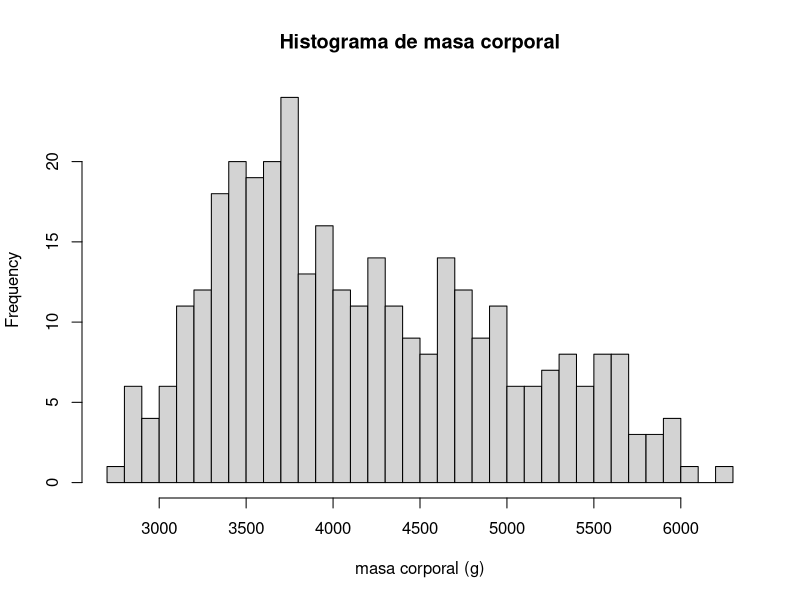
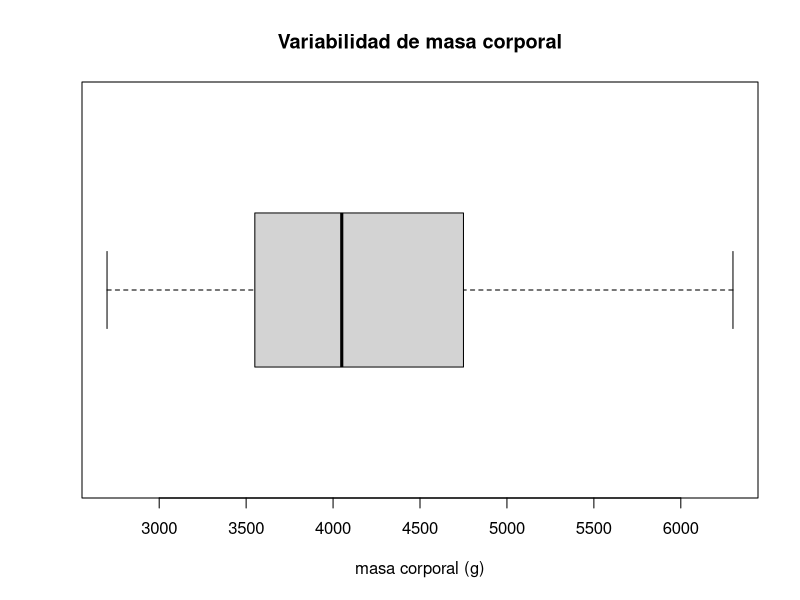
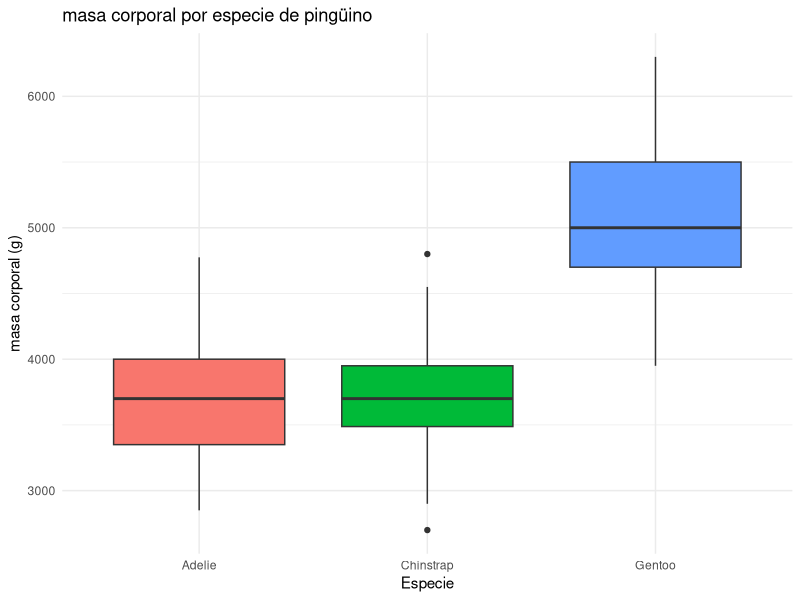
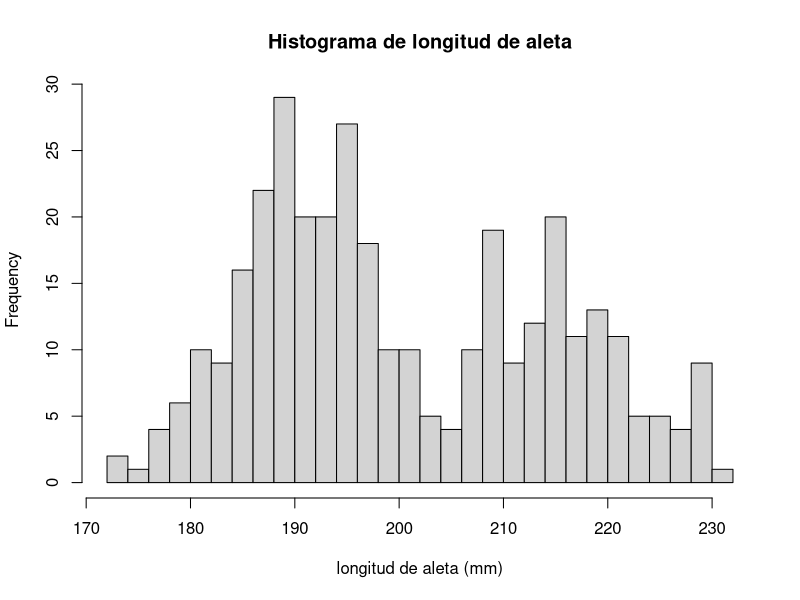
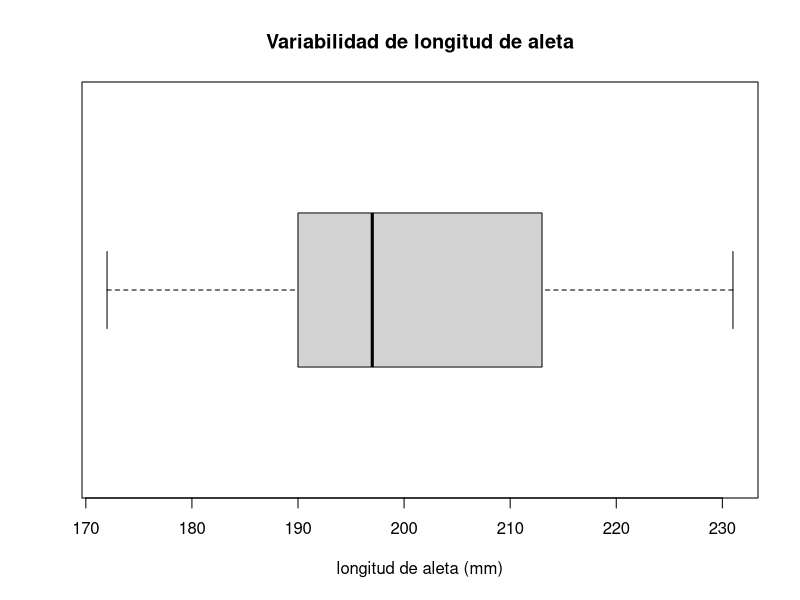
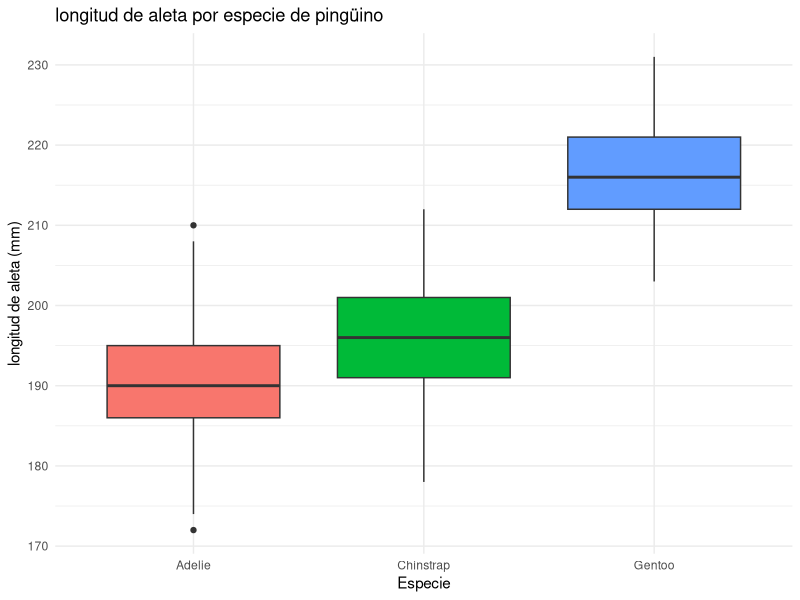
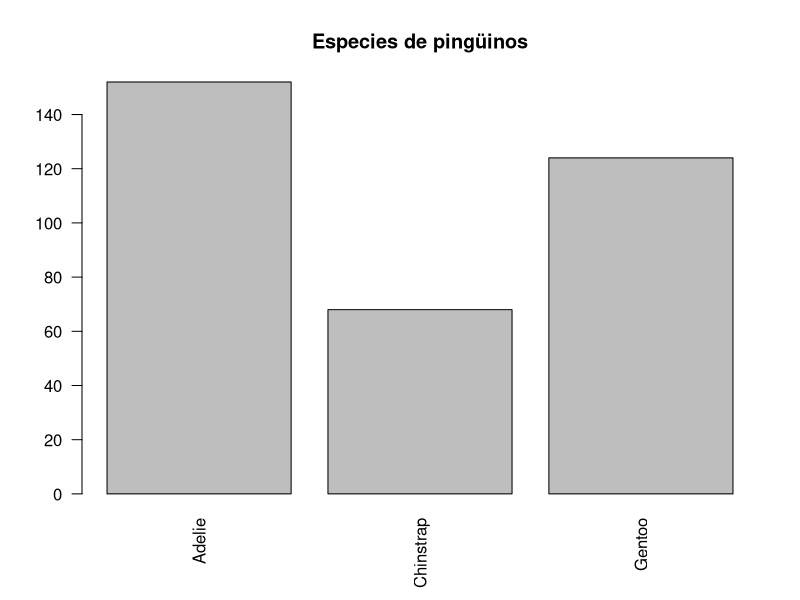
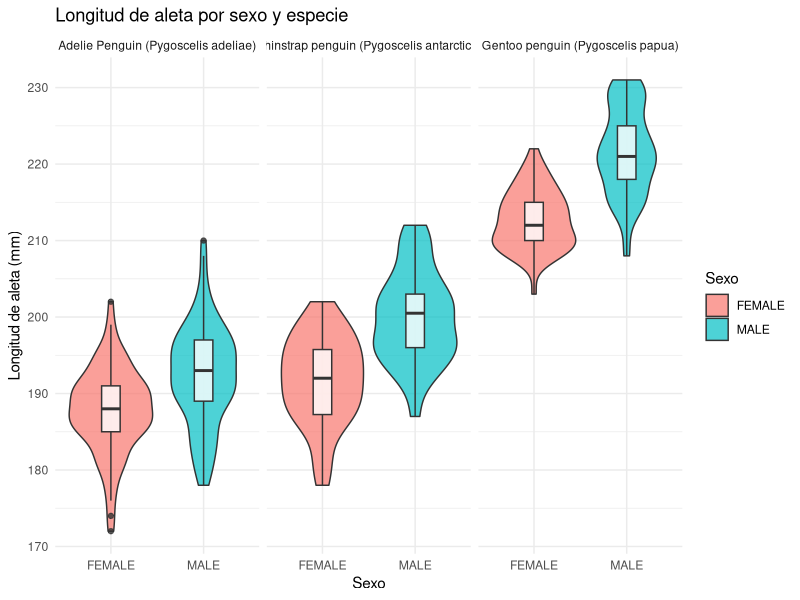

These charts were generated, in order, by the following R code:
# ============================================================
# PROYECTO DE ESTADÍSTICA - PENGUINS LTER
# Script refactorizado - final v1
# ============================================================

# ============================================================
# 0. PAQUETES
# ============================================================

#si no están isntaladas ejecuta esto
librerias <- c("readr", "readxl", "ggplot2", "tidyr", "dplyr", "lmtest", "gridExtra")
for (lib in librerias) {
  if (!require(lib, character.only = TRUE)) {
    install.packages(lib)
    library(lib, character.only = TRUE)
  }
}

# ============================================================
# 1. CARGA Y DEPURACIÓN BÁSICA
# ============================================================

raw_data <- read_excel("6_penguins_lter.xlsx", col_names = FALSE)

penguins <- read.csv(
  text = paste(raw_data[[1]], collapse = "\n"),
  stringsAsFactors = FALSE
) %>%
  mutate(
    Sex = trimws(Sex),
    Sex = na_if(Sex, ""),
    Sex = na_if(Sex, ".")
  )

# Frecuencia de la variable Sex después de la depuración
penguins %>%
  count(Sex, name = "n") %>%
  print()


# ============================================================
# 2. EXPLORACIÓN GENERAL Y CALIDAD DE DATOS
# ============================================================

cat("\n===== ESTRUCTURA DEL DATASET =====\n")
glimpse(penguins)

cat("\n===== DIMENSIONES =====\n")
print(dim(penguins))

cat("\n===== NOMBRES DE VARIABLES =====\n")
print(names(penguins))

cat("\n===== PRIMEROS 10 REGISTROS =====\n")
print(head(penguins, 10))

cat("\n===== VALORES FALTANTES POR VARIABLE =====\n")
print(colSums(is.na(penguins)))

cat("\n===== FILAS DUPLICADAS =====\n")
cat("Número de filas duplicadas:", sum(duplicated(penguins)), "\n")

cat("\n===== RESUMEN ESTADÍSTICO =====\n")
print(summary(penguins))

cat("\nRegistros faltantes en Body Mass (g):",
    sum(is.na(penguins$Body.Mass..g.)), "\n")

cat("Registros faltantes en Flipper Length (mm):",
    sum(is.na(penguins$Flipper.Length..mm.)), "\n")


# ============================================================
# 3. FUNCIONES AUXILIARES
# ============================================================

# ------------------------------------------------------------
# 3.1. Gráficos descriptivos para una variable cuantitativa
# ------------------------------------------------------------

graficar_cuantitativa <- function(datos, variable, etiqueta, unidad) {
  valores <- datos[[variable]]
  
  hist(
    valores,
    breaks = 30,
    main = paste("Histograma de", etiqueta),
    xlab = paste0(etiqueta, " (", unidad, ")")
  )
  
  boxplot(
    valores,
    horizontal = TRUE,
    main = paste("Variabilidad de", etiqueta),
    xlab = paste0(etiqueta, " (", unidad, ")")
  )
  
  grafico_especie <- ggplot(
    datos,
    aes(x = Species, y = .data[[variable]], fill = Species)
  ) +
    geom_boxplot() +
    scale_x_discrete(labels = c("Adelie", "Chinstrap", "Gentoo")) +
    theme_minimal() +
    theme(legend.position = "none") +
    labs(
      title = paste(etiqueta, "por especie de pingüino"),
      x = "Especie",
      y = paste0(etiqueta, " (", unidad, ")")
    )
  
  print(grafico_especie)
}


# ------------------------------------------------------------
# 3.2. Pruebas de supuestos para un modelo lineal
# ------------------------------------------------------------

pruebas_supuestos <- function(modelo, nombre_modelo) {
  residuos <- residuals(modelo)
  
  cat("\n============================================================\n")
  cat("PRUEBAS DE SUPUESTOS:", nombre_modelo, "\n")
  cat("============================================================\n")
  
  # Normalidad
  prueba_shapiro <- shapiro.test(residuos)
  cat("\n1. SHAPIRO-WILK - Normalidad\n")
  print(prueba_shapiro)
  cat(
    "Conclusión:",
    if (prueba_shapiro$p.value >= 0.05) {
      "No se detecta una desviación significativa de la normalidad.\n"
    } else {
      "Se detecta evidencia de desviación de la normalidad.\n"
    }
  )
  
  # Homocedasticidad
  prueba_bp <- bptest(modelo)
  cat("\n2. BREUSCH-PAGAN - Homocedasticidad\n")
  print(prueba_bp)
  cat(
    "Conclusión:",
    if (prueba_bp$p.value >= 0.05) {
      "No se detecta evidencia de heterocedasticidad.\n"
    } else {
      "Se detecta evidencia de heterocedasticidad.\n"
    }
  )
  
  # Independencia
  prueba_dw <- dwtest(modelo)
  cat("\n3. DURBIN-WATSON - Independencia\n")
  print(prueba_dw)
  cat(
    "Conclusión:",
    if (prueba_dw$p.value >= 0.05) {
      "No se detecta evidencia significativa de autocorrelación.\n"
    } else {
      "Se detecta posible autocorrelación.\n"
    }
  )
  
  invisible(
    list(
      shapiro = prueba_shapiro,
      breusch_pagan = prueba_bp,
      durbin_watson = prueba_dw
    )
  )
}


# ------------------------------------------------------------
# 3.3. Gráficos comunes de diagnóstico residual
# ------------------------------------------------------------

graficar_residuos <- function(modelo, nombre_modelo, studentizados = FALSE) {
  residuos <- if (studentizados) rstudent(modelo) else residuals(modelo)
  ajustados <- fitted(modelo)
  tipo_residuo <- if (studentizados) "studentizados" else "ordinarios"
  
  datos_diagnostico <- data.frame(
    ajustados = ajustados,
    residuos = residuos
  )
  
  grafico_residuos <- ggplot(
    datos_diagnostico,
    aes(x = ajustados, y = residuos)
  ) +
    geom_point(alpha = 0.6) +
    geom_hline(yintercept = 0, linetype = "dashed") +
    geom_smooth(se = FALSE, method = "loess") +
    theme_minimal() +
    labs(
      title = paste("Residuos", tipo_residuo, "vs ajustados -", nombre_modelo),
      x = "Valores ajustados",
      y = "Residuos"
    )
  
  grafico_qq <- ggplot(
    datos_diagnostico,
    aes(sample = residuos)
  ) +
    stat_qq(alpha = 0.6) +
    stat_qq_line() +
    theme_minimal() +
    labs(
      title = paste("Q-Q Plot -", nombre_modelo),
      x = "Cuantiles teóricos",
      y = "Cuantiles muestrales"
    )
  
  grid.arrange(grafico_residuos, grafico_qq, ncol = 2)
}


# ============================================================
# 4. ANÁLISIS DESCRIPTIVO
# ============================================================

# Variable respuesta: Body Mass (g)
graficar_cuantitativa(
  datos = penguins,
  variable = "Body.Mass..g.",
  etiqueta = "masa corporal",
  unidad = "g"
)

# Variable explicativa: Flipper Length (mm)
graficar_cuantitativa(
  datos = penguins,
  variable = "Flipper.Length..mm.",
  etiqueta = "longitud de aleta",
  unidad = "mm"
)

# Variable categórica: Species
barplot(
  table(penguins$Species),
  main = "Especies de pingüinos",
  names.arg = c("Adelie", "Chinstrap", "Gentoo"),
  las = 2
)

# Distribución de longitud de aleta por sexo y especie.
# Este subconjunto solo se usa para este gráfico, porque aquí sí interviene Sex.
penguins %>%
  filter(!is.na(Sex), !is.na(Flipper.Length..mm.)) %>%
  ggplot(aes(x = Sex, y = Flipper.Length..mm., fill = Sex)) +
  geom_violin(alpha = 0.7) +
  geom_boxplot(width = 0.2, fill = "white", alpha = 0.8) +
  facet_wrap(~ Species) +
  theme_minimal() +
  labs(
    title = "Longitud de aleta por sexo y especie",
    x = "Sexo",
    y = "Longitud de aleta (mm)",
    fill = "Sexo"
  )

# ---------------------------------------------------------------------
# coeficiente de correlación de pearson para flipper length y body mass
# ---------------------------------------------------------------------
pearson_coefficient <- cor.test(penguins$Flipper.Length..mm., penguins$Body.Mass..g., method = "pearson")
print(pearson_coefficient)

#coeficiente bastante alto, útil para las pruebas posteriores 

# ============================================================
# 5. DATOS UTILIZADOS EN LOS MODELOS
# ============================================================

# Se crea una versión analítica sin modificar el dataset original.
# Solo se excluyen observaciones con NA en variables usadas por los modelos.
datos_modelo <- penguins %>%
  select(Body.Mass..g., Flipper.Length..mm., Species) %>%
  drop_na() %>%
  mutate(Species = factor(Species))

cat("\nObservaciones completas para los modelos:", nrow(datos_modelo), "\n")


# ============================================================
# 6. REGRESIÓN LINEAL SIMPLE - MODELO PRINCIPAL
# ============================================================

modelo_rls <- lm(
  Body.Mass..g. ~ Flipper.Length..mm.,
  data = datos_modelo
)

cat("\n===== RESUMEN DEL MODELO RLS =====\n")
print(summary(modelo_rls))

# ------------------------------------------------------------
# 6.1. Linealidad: X vs Y
# ------------------------------------------------------------

plot(
  datos_modelo$Flipper.Length..mm.,
  datos_modelo$Body.Mass..g.,
  main = "Linealidad: longitud de aleta vs masa corporal",
  xlab = "Longitud de aleta (mm)",
  ylab = "Masa corporal (g)",
  pch = 19
)
abline(modelo_rls, lwd = 2)


# ------------------------------------------------------------
# 6.2. Media de residuos
# ------------------------------------------------------------

# En una regresión con intercepto, la media residual es aproximadamente
# cero por construcción. Se muestra como comprobación descriptiva.
cat("\nMedia de los residuos del modelo RLS:",
    mean(residuals(modelo_rls)), "\n")

plot(
  residuals(modelo_rls),
  main = "Residuos del modelo RLS",
  xlab = "Índice",
  ylab = "Residuos",
  pch = 19
)
abline(h = 0, lty = 2, lwd = 2)
#residuos aproximadamente dispersos, la mayoría están cerca del cero
#se observa que ciertos residuos están en los extremos, por lo que podrían ser
#residuos atípicos


# ------------------------------------------------------------
# 6.3. Pruebas y gráficos de diagnóstico
# ------------------------------------------------------------

pruebas_supuestos(modelo_rls, "RLS")
graficar_residuos(modelo_rls, "RLS")

# ------------------------------------------------------------
# 6.3.1 gráfias residuales
# ------------------------------------------------------------

# Residuos studentizados: útiles para identificar observaciones inusuales.
graficar_residuos(modelo_rls, "RLS", studentizados = TRUE)
#observación inusual en coordenada aprox. (3.400, 3.3)
#observación inusual en coordenada aprox, (3.750, -2.8)

# Gráficos estándar de R para normalidad y homocedasticidad
plot(modelo_rls, which = 2)
plot(modelo_rls, which = 3)

# Residuos en orden de observación
plot(
  residuals(modelo_rls),
  type = "l",
  main = "Residuos secuenciales - RLS",
  xlab = "Observación",
  ylab = "Residuos"
)
abline(h = 0, lty = 2, lwd = 2)

# Histograma de residuos
hist(
  residuals(modelo_rls),
  breaks = 25,
  freq = FALSE,
  main = "Histograma de residuos - RLS",
  xlab = "Residuos",
  ylab = "Densidad"
)


# ============================================================
# 7. REVISIÓN DEL PATRÓN RESIDUAL POR ESPECIE
# ============================================================

plot(
  fitted(modelo_rls),
  residuals(modelo_rls),
  col = as.integer(datos_modelo$Species),
  main = "Residuos del modelo RLS por especie",
  xlab = "Valores ajustados",
  ylab = "Residuos",
  pch = 16,
  cex = 1.1
)
abline(h = 0, lty = 2, lwd = 2)

legend(
  "topright",
  legend = levels(datos_modelo$Species),
  col = seq_along(levels(datos_modelo$Species)),
  pch = 16,
  cex = 0.8,
  title = "Species"
)

# Si se observa una estructura residual distinta por especie, puede investigarse
# como explicación del patrón. Esto no convierte automáticamente a ANCOVA en el
# modelo principal del proyecto, cuyo enfoque sigue siendo la RLS.
# existe una curvatura residual, por lo que construir un modelo que incluya Species podría servir.

#los residuos por especie están bastante agrupados
#lo que podría explicar la curvatura en la gráfica de los residuos
#y el hecho de que a pesar de que esta relación X-Y tenga un coeficiente de 
#correlación bastante alto (.871), sus residuos estén distribuidos de esta forma

#comentario del profesor:
#la causa podría ser una variable latente, pero eso no se estudia en el curso, por lo que podemos trabajar
#con este modelo así como está


# ============================================================
# 8. MODELOS ALTERNATIVOS / EXPLORATORIOS
# ============================================================
# Estos modelos permiten investigar el posible efecto de Species sobre el patrón
# residual. Deben interpretarse como análisis complementarios si el proyecto
# exige mantener la Regresión Lineal Simple como modelo principal.


# ------------------------------------------------------------
# 8.1. ANCOVA sin interacción
# ------------------------------------------------------------

modelo_ancova <- lm(
  Body.Mass..g. ~ Flipper.Length..mm. + Species,
  data = datos_modelo
)



cat("\n===== ANCOVA SIN INTERACCIÓN =====\n")
print(summary(modelo_ancova))
pruebas_supuestos(modelo_ancova, "ANCOVA sin interacción")
graficar_residuos(modelo_ancova, "ANCOVA sin interacción")
graficar_residuos(modelo_ancova, "ANCOVA sin interacción", studentizados = TRUE)

#obervaciones:
# la varianza de los errores no es del todo constante para cada uno de las obervaciones
# aunque el valor p se acerca mucho al nivel de significancia definido (0,05 pero se obtuo 0,04354)

# ------------------------------------------------------------
# 8.2. ANCOVA con interacción
# ------------------------------------------------------------

modelo_ancova_interaccion <- lm(
  Body.Mass..g. ~ Flipper.Length..mm. * Species,
  data = datos_modelo
)

cat("\n===== ANCOVA CON INTERACCIÓN =====\n")
print(summary(modelo_ancova_interaccion))
pruebas_supuestos(modelo_ancova_interaccion, "ANCOVA con interacción")
graficar_residuos(modelo_ancova_interaccion, "ANCOVA con interacción")


# ------------------------------------------------------------
# 8.3. ANCOVA con interacción y transformación logarítmica
# ------------------------------------------------------------

modelo_ancova_log <- lm(
  log(Body.Mass..g.) ~ Flipper.Length..mm. * Species,
  data = datos_modelo
)

cat("\n===== ANCOVA CON INTERACCIÓN - LOG(Y) =====\n")
print(summary(modelo_ancova_log))
pruebas_supuestos(modelo_ancova_log, "ANCOVA con interacción - log(Y)")
graficar_residuos(modelo_ancova_log, "ANCOVA con interacción - log(Y)")

#al aplicar logaritmo el valor p para la prueba de homocedasticidad se reduce a cero, lo que es terrible


# ============================================================
# 9. NOTAS PARA EL REPORTE
# ============================================================
# - Variable respuesta (Y): Body.Mass..g.
# - Variable explicativa (X): Flipper.Length..mm.
# - Variable categórica de agrupación: Species
# - La RLS es el modelo principal del proyecto.
# - Los modelos ANCOVA se mantienen como exploración complementaria para estudiar
#   si Species ayuda a explicar patrones observados en los residuos.
# - No eliminar observaciones atípicas únicamente para mejorar los supuestos.
#   Cualquier exclusión debe justificarse con base en la calidad del registro y
#   documentarse en el reporte.


#trabajando con el modelo inicial RLS:
# ============================================================
# 10. análisis descriptivo restante
# ============================================================

# 10.1 Resumen descriptivo de Body Mass y Flipper Length

#-------------------------------------------------------------
# Body mass
#-------------------------------------------------------------
datos_modelo %>%
  summarise(
    n = n(), # de registros
    media = mean(Body.Mass..g.), # 2do cuartil
    mediana = median(Body.Mass..g.), 
    sd = sd(Body.Mass..g.), #desviación estándar
    cv = sd(Body.Mass..g.) / mean(Body.Mass..g.) * 100, #coeficiente de variación
    q1 = quantile(Body.Mass..g., 0.25), #primer cuartil
    q3 = quantile(Body.Mass..g., 0.75), # 3er cuartil
    minimo = min(Body.Mass..g.), 
    maximo = max(Body.Mass..g.)
  )

#-------------------------------------------------------------
# Flipper length
#-------------------------------------------------------------
datos_modelo %>%
  summarise(
    n = n(),
    media = mean(Flipper.Length..mm.),
    mediana = median(Flipper.Length..mm.),
    sd = sd(Flipper.Length..mm.),
    cv = sd(Flipper.Length..mm.) / mean(Flipper.Length..mm.) * 100,
    q1 = quantile(Flipper.Length..mm., 0.25),
    q3 = quantile(Flipper.Length..mm., 0.75),
    minimo = min(Flipper.Length..mm.),
    maximo = max(Flipper.Length..mm.)
  )

#-------------------------------------------------------------
# Datos por especie - Body mass
#-------------------------------------------------------------
datos_modelo %>%
  group_by(Species) %>%
  summarise(
    n = n(),
    media = mean(Body.Mass..g.),
    sd = sd(Body.Mass..g.),
    mediana = median(Body.Mass..g.)
  )

#-------------------------------------------------------------
# Datos por especie - Flipper length
#-------------------------------------------------------------
datos_modelo %>%
  group_by(Species) %>%
  summarise(
    n = n(),
    media = mean(Flipper.Length..mm.),
    sd = sd(Flipper.Length..mm.),
    mediana = median(Flipper.Length..mm.)
  )


# ============================================================
# 11. AJUSTE E INTERPRETACIÓN DEL MODELO
# ============================================================
# Coeficientes
coef(modelo_rls)
#donde intercept es la variable respuesta y flipper length es la variable predictora
summary(modelo_rls)

# R²
# Error estándar residual
# ANOVA de regresión


# ============================================================
# 12. ESTIMACIÓN Y PREDICCIÓN
# ============================================================
#-------------------------------------------------------------
#Intervalos de confianza de beta0 y beta1
#-------------------------------------------------------------
#sección 3.7.2
#los intervalos deben presentarse junto con las estimaciones de los coeficientes
#lo que implica intervalos de confianza para:
#el intercepto β-sub-zero
#la pendiente  β-sub-uno
#IC de la respuesta media para uno o más X
#intervalo de predicción individual para esos X


#-------------------------------------------------------------
#pruebas de hipótesis
#-------------------------------------------------------------
#el documento requiere expresamente 3 pruebas de hipótesis complementarias
#1.- una para la media poblacional
#2.- prueba para la diferencia de medias
#3.- una prueba de bondad de ajuste

#cada una de las pruebas debe contener SÍ o SÍ:
#pregunta de interés;
#variables y poblaciones involucradas;
#parámetro que se contrasta;
#condiciones/supuestos de aplicación; Ho y H1;
#nivel de significancia α;
#estadístico de prueba;
#valor-p;
#decisión estadística;
#conclusión interpretada en el contexto de los pingüinos, no simplemente “se rechaza la hipótesis nula".
#y una prueba de signficancia global con tabla anova



#-------------------------------------------------------------
# valores ajustados
#-------------------------------------------------------------
